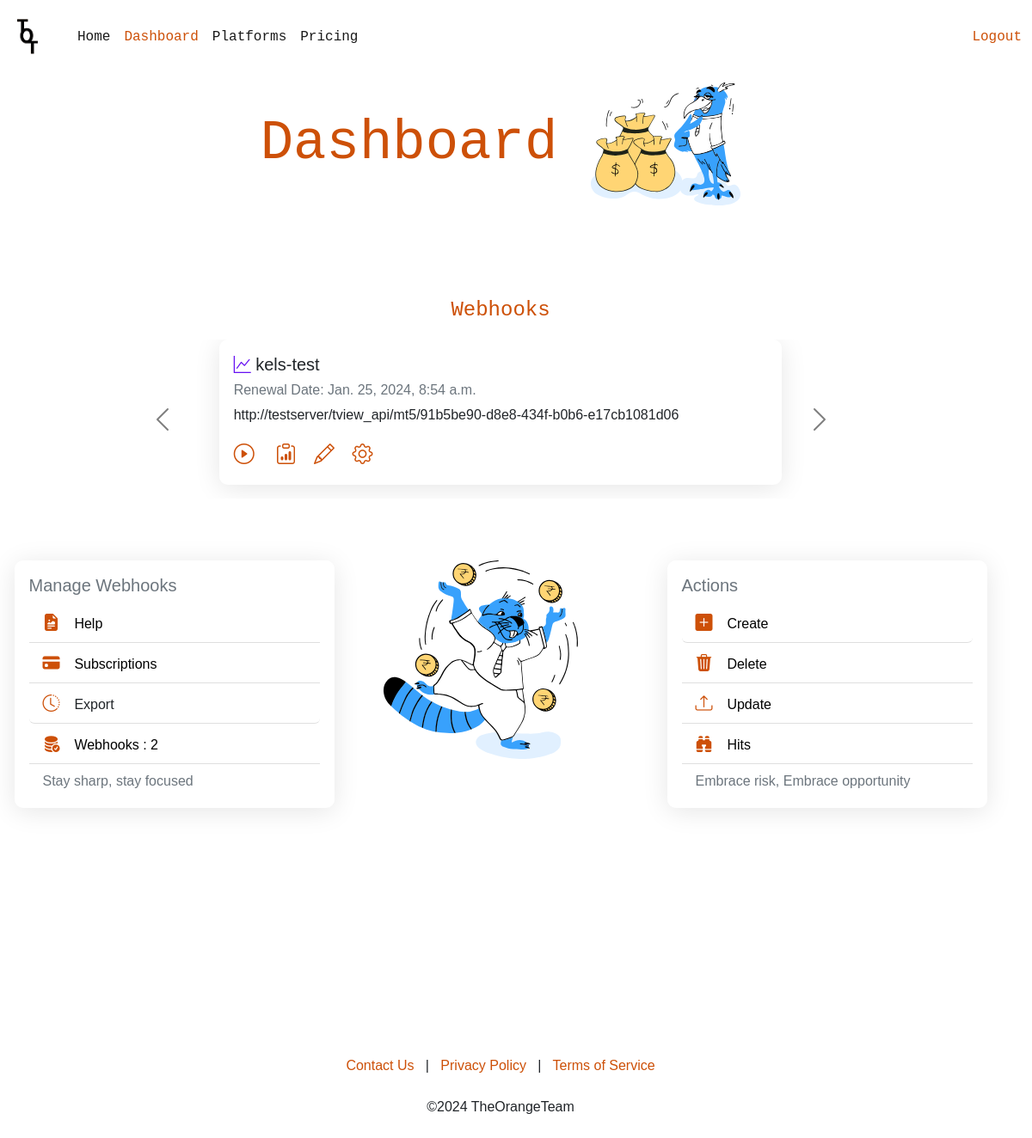
The app's page /dashboard/ (signed in), older data.
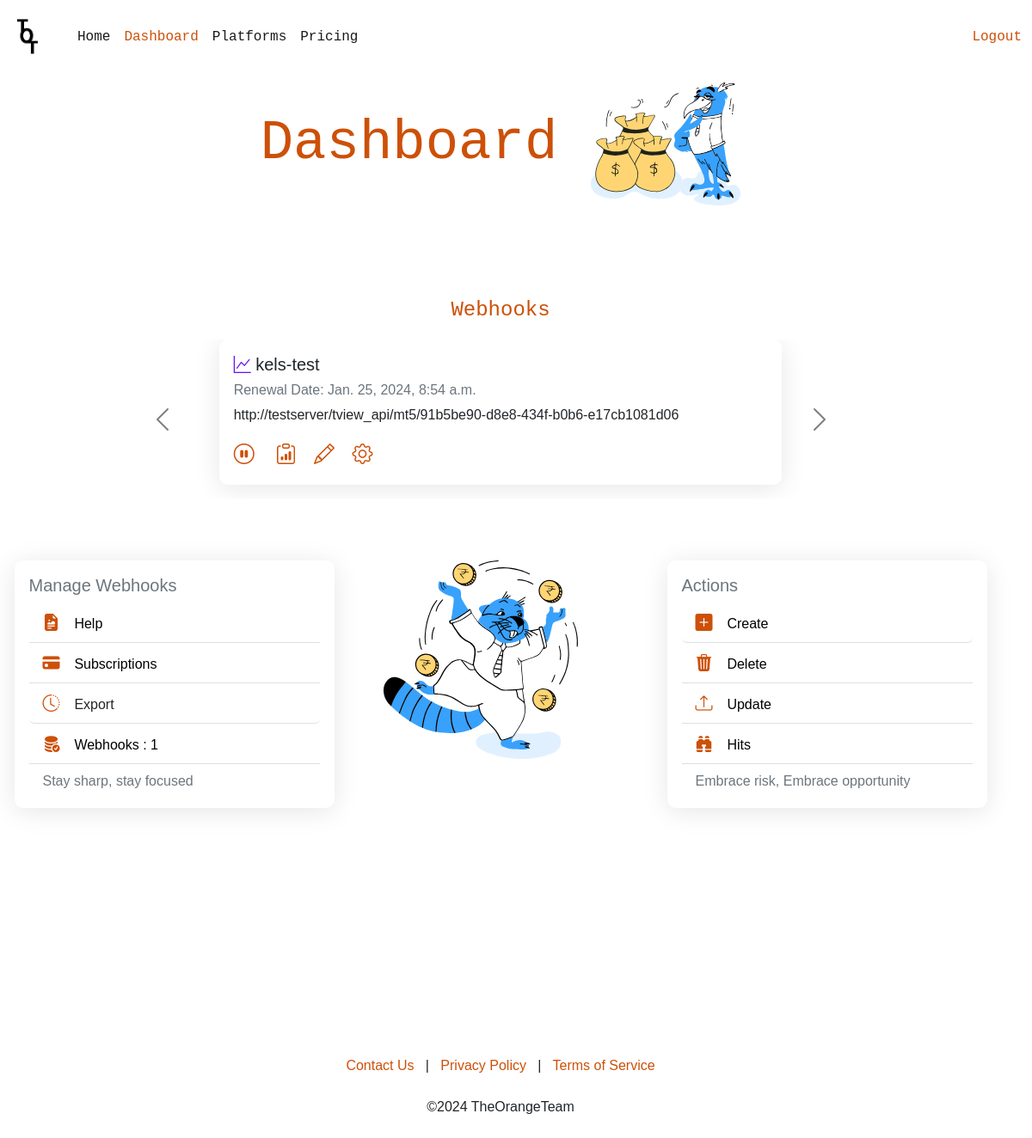
The same page, newer data.
### signal_api/models.py (models this page shows)
class MT5_Webhook(models.Model):
    webhook_id = models.UUIDField(default=uuid.uuid4, primary_key=True, editable=False) #tview
    mt5_id = models.UUIDField(default=uuid.uuid4, editable=False)
    subscription_id = models.CharField(max_length=15, null=True, blank=True)
    product_id = models.UUIDField(null=True, blank=True)
    variant_id = models.UUIDField(null=True, blank=True)
    renews_at = models.DateTimeField(null=True, blank=True)
    ends_at = models.DateTimeField(null=True, blank=True)
    user = models.ForeignKey(User, on_delete=models.CASCADE)
    name = models.CharField(max_length=30, null=True, blank=True)
    meta_id = models.UUIDField(default=uuid.uuid4, editable=False)
    hits = models.IntegerField(default=0)
    hit_limit = models.IntegerField(null=True, blank=True)
    identifier = models.CharField(default="mt5", max_length=10)
    old_alerts = GenericRelation(Alert, related_query_name='webhook')
    status = models.CharField(max_length=10, default="inactive") #lemon
    pause = models.CharField(max_length=10, default="inactive") #user

### app/views.py (the view)
# urls.py: path('dashboard/', dashboard, name="dashboard"),
@login_required
def dashboard(request):
    discord_list = Discord_Webhook.objects.filter(user=request.user).prefetch_related("discordchat_set").all()
    telegram_list = Telegram_Webhook.objects.filter(user=request.user).prefetch_related("telegramchat_set").all()
    mt5_list = MT5_Webhook.objects.filter(user=request.user).all()
    orders = Order.objects.filter(user=request.user).order_by("-id").prefetch_related("takeprofit_set").all()[:100]
    webhooks = list(mt5_list) + list(discord_list) + list(telegram_list)
    print(orders)
    context = {
        "webhooks": webhooks,
        "orders": orders,
        "range":range(20),
        "telegram_form": Telegram_Webhook_Form(),
        "discord_form": Discord_Webhook_Form(),
        "mt5_form": MT5_Webhook_Form(),
        "customer_portal": "https://stiletto.lemonsqueezy.com/billing",
        "discord_checkout": checkout(request.user.id, "e323c57d-b490-4d15-96fb-00b0ccc1a91c"),
        "telegram_checkout": checkout(request.user.id, "86a9f6d7-1541-48c9-994a-5c65af3f9c0f"),
        "mt5_checkout": checkout(request.user.id, "380c7a5a-cab6-445c-af52-733410b62e4c")
    }
    return render(request, "app/dashboard.html", context)

### app/templates/app/dashboard.html (shortened to what this page needs)
{% load static %}
{% load custom_filters %}
<!doctype html>
<html lang="en">
  <head>
    <link href="https://cdn.jsdelivr.net/npm/bootstrap@5.2.3/dist/css/bootstrap.min.css" rel="stylesheet"
>
    <link rel="stylesheet" href="https://cdn.jsdelivr.net/npm/bootstrap-icons@1.11.3/font/bootstrap-icons.min.css">
  </head>
<body style="font-family: Arial, Helvetica, sans-serif;">
    <nav class="navbar navbar-expand-lg navbar-light fixed-top font-monospace" style="background-color: white;">
      <div class="container-fluid">
        <img class="img-fluid" style="max-height: 70px; max-width: 13%;" src="{% static 'img/logoo.png' %}" id="logoo">
        <div class="collapse navbar-collapse" id="navbarSupportedContent">
          <ul class="navbar-nav me-auto mb-2 mb-lg-0">
            <li class="nav-item">
              <a class="nav-link active" aria-current="page" href="">Home</a>
            </li>
            <li class="nav-item">
              <a class="nav-link active" style="color: #cd5008;" href="#">Dashboard</a>
            </li>
            <li class="nav-item">
              <a class="nav-link active" href="{% url 'platforms' %}">Platforms</a>
            </li>
            <li class="nav-item">
              <a class="nav-link active" href="{% url 'pricing' %}">Pricing</a>
            </li>
          </ul>
          <form class="al">
            <a class=" text-decoration-none" style="color: #cd5008;" href="{% url 'accounts:sign-out' %}">Logout</a>
          </form>
        </div>
      </div>
    </nav><br><br><br><br>
    <div class="justify-content-center text-center align-items-center">
      <h3 class="display-3 font-monospace" style="color: #cd5008;"> Dashboard <img class="img-fluid" src="{% static 'img/illustration-for-investment-concept.svg' %}" alt="meta" id="MT"></h3>
    </div>
<br><br><br><br>
<section>
    <div class="text-center">
        <p class="fs-4 font-monospace" style="color: #cd5008;">Webhooks</p>
    </div>
    <div>
        {% if webhooks %}
        <div id="carouselExampleAutoplaying" class="carousel carousel-dark slide mx-auto w-75" data-bs-ride="carousel">
            <div class="carousel-inner">
              {% for webhook in webhooks %}
              <div class="carousel-item {%if forloop.first%}active{%endif%}">
                <div class="card w-75 mb-3 mx-auto" id="webhook">
                  <div class="card-body">
                    <div class="card-title">
                      <h5>{% if webhook.identifier == "tg" %}
                        <i class="bi bi-telegram" style="color: #0088cc;"></i>
                      {% elif webhook.identifier == "mt5" %}
                        <i class="bi bi-graph-up" style="color: #6610f2;"></i>
                      {% elif webhook.identifier == "discord" %}
                        <i class="bi bi-discord" style="color: #7289da;"></i>
                      {% endif %}
                      {{webhook.name}}</h5>
                      <h6 class="text-muted">Renewal Date: {{webhook.renews_at}}</h6></div>
                    {% if webhook.identifier == "tg" %}
                        <p class="card-text" id="link">{{request.scheme}}://{{ request.get_host }}{% url 'telegram_signal_api_endpoint' webhook.pk %}</p>
                    {% elif webhook.identifier == "mt5" %}
                        <p class="card-text" id="link">{{request.scheme}}://{{ request.get_host }}{% url 'mt5_signal_api_endpoint' webhook.pk %}</p>
                    {% elif webhook.identifier == "discord" %}
                        <p class="card-text" id="link">{{request.scheme}}://{{ request.get_host }}{% url 'discord_signal_api_endpoint' webhook.pk %}</p>
                    {% endif %}
                    <a href="{% url 'toggle_webhook_status' webhook.pk webhook.identifier %}" title="{% if webhook.pause == 'active' %}Pause{%else%}Resume{%endif%}" class="fs-4 text-black"><i class="bi bi-{% if webhook.pause == 'active' %}pause{%else%}play{%endif%}-circle" style="color: #cd5008;"></i></a> &emsp;
                    <a href="#" class="fs-4 text-black" title="Copy" onclick="copy(event)"><i class="bi bi-clipboard-data" style="color: #cd5008;"></i></a>&emsp;
                    <a href="#" class="fs-4 text-black" data-bs-toggle="modal" onclick="add_data('{{webhook.pk}}', '{{webhook.identifier}}',)" data-bs-target="#editmodal" title="Edit"><i class="bi bi-pencil" style="color: #cd5008;"></i></a>
                    <span class="dropend">
                      <a class="fs-4 text-black text-decoration-none" href="#" role="button" id="dropdownMenuLink" data-bs-toggle="dropdown" aria-expanded="false" title="Manage">
                        <i class="bi bi-gear" style="color: #cd5008;"></i>
                      </a>&emsp;
                    </span>
                  </div>
                </div>
              </div>
              {% endfor %}
            </div>
            <button class="carousel-control-prev" style="width:10%;" type="button" data-bs-target="#carouselExampleAutoplaying" data-bs-slide="prev">
              <span class="carousel-control-prev-icon" aria-hidden="true"></span>
            </button>
            <button class="carousel-control-next" type="button" data-bs-target="#carouselExampleAutoplaying" data-bs-slide="next">
              <span class="carousel-control-next-icon" aria-hidden="true"></span>
            </button>
          </div>
        {% else %}
            <div class="text-center mt-5">
                <h3 class="text-muted">There's nothing to see here yet...</h3>
                <p class="lead">Create a webhook to get started!</p>
            </div>
          {%endif%}
          <br><br><br>
            <div class="row">
              <div class="col-sm-4 mb-3 mb-sm-0 mx-auto">
                <div class="card" id="webhook" style="height: 18rem;">
                  <div class="card-body">
                    <h5 class="card-title text-muted">Manage Webhooks</h5>
                    <div class="list-group list-group-flush">
                      <button type="button" class="list-group-item list-group-item-action" aria-current="true">
                        <a href="#" class="text-decoration-none text-black"><i style="color:#cd5008;" class="bi bi-file-earmark-richtext-fill fs-5"></i> &ensp;
                          Help </a>
                      </button>
                      <button  class="list-group-item list-group-item-action">
                        <a href="{{customer_portal}}" class="text-decoration-none text-black"><i style="color: #cd5008;"  class="bi bi-credit-card-fill fs-5"></i> &ensp;
                          Subscriptions </a>
                      </button>
                        <button class="list-group-item list-group-item-action btn btn-secondary" type="button" id="exportDropdown" data-bs-toggle="dropdown" aria-expanded="false">
                          <i style="color: #cd5008;" class="bi bi-clock-history fs-5"></i> &ensp; Export
                        </button>
                      <button type="button" class="list-group-item list-group-item-action">
                        <a href="#" class="text-decoration-none text-black"><i style="color: #cd5008;"  class="bi bi-database-fill-check fs-5"></i> &ensp;
                          Webhooks : {{webhooks|length}} </a>
                      </button>
                      <button type="button" class="list-group-item list-group-item-action" disabled>Stay sharp, stay focused</button>
                    </div>
                  </div>
                </div>
              </div>
                  <div class="col-3 mx-auto">
                    <img class="img-fluid" src="{% static 'img/cash-flow.svg' %}" alt="meta" id="mid">
                  </div>
              <div class="col-sm-4 mx-auto">
                <div class="card" id="webhook" style="height: 18rem;">
                  <div class="card-body">
                    <h5 class="card-title text-muted">Actions</h5>
                    <div class="list-group list-group-flush">
                      <button type="button" class="list-group-item list-group-item-action btn btn-secondary" data-bs-toggle="dropdown" aria-expanded="false" aria-current="true">
                        <a href="#" class="text-decoration-none text-black"><i style="color: #cd5008;" class="bi bi-plus-square-fill fs-5"></i> &ensp;
                          Create </a>
                      </button>
                      <button  class="list-group-item list-group-item-action">
                        <a href="#" class="text-decoration-none text-black"><i style="color: #cd5008;"  class="bi bi-trash3-fill fs-5"></i> &ensp;
                          Delete </a>
                      </button>
                      <button type="button" class="list-group-item list-group-item-action">
                        <a href="#" class="text-decoration-none text-black"><i style="color: #cd5008;"  class="bi bi-upload fs-5"></i> &ensp;
                          Update </a>
                      </button>
                      <button type="button" class="list-group-item list-group-item-action">
                        <a href="#" class="text-decoration-none text-black"><i style="color: #cd5008;"  class="bi bi-binoculars-fill fs-5"></i> &ensp;
                          Hits </a>
                      </button>
                      <button type="button" class="list-group-item list-group-item-action" disabled>Embrace risk, Embrace opportunity</button>
                    </div>
                  </div>
                </div>
              </div>
            </div>
    </div>
</section>
<br><br>
<br><br><br><br>
   <br><br><br><br><br><br>
   <div class="text-center">
    <a style="color: #cd5008;" href="#" class="text-decoration-none">Contact Us</a> &nbsp; | &nbsp;
    <a style="color: #cd5008;" href="#" class="text-decoration-none">Privacy Policy</a> &nbsp; | &nbsp;
    <a style="color: #cd5008;" href="#" class="text-decoration-none">Terms of Service</a>
    <br><br>
    ©<script>document.write(new Date().getFullYear())</script> TheOrangeTeam
   </div><br><br>
</body>
</html>

### app/templates/app/dashboard.html (style rules this page uses)
body { max-width: 97%; }
#webhook { background: rgba(255, 255, 255, 0.22); box-shadow: 0 4px 30px rgba(0, 0, 0, 0.1); backdrop-filter: blur(20px); -webkit-backdrop-filter: blur(20px); border: 1px solid rgba(255, 255, 255, 0.3); border-radius: 10px; }
#MT { max-width: 15%; }
#mid { max-height: 80%; }

Row changes from the older to the newer data that the page shows:
changed MT5_Webhook "kels-test": pause "inactive" → "active" (drawn)
Text that changed along with them:
{{ webhooks|length }}: "2" → "1"
